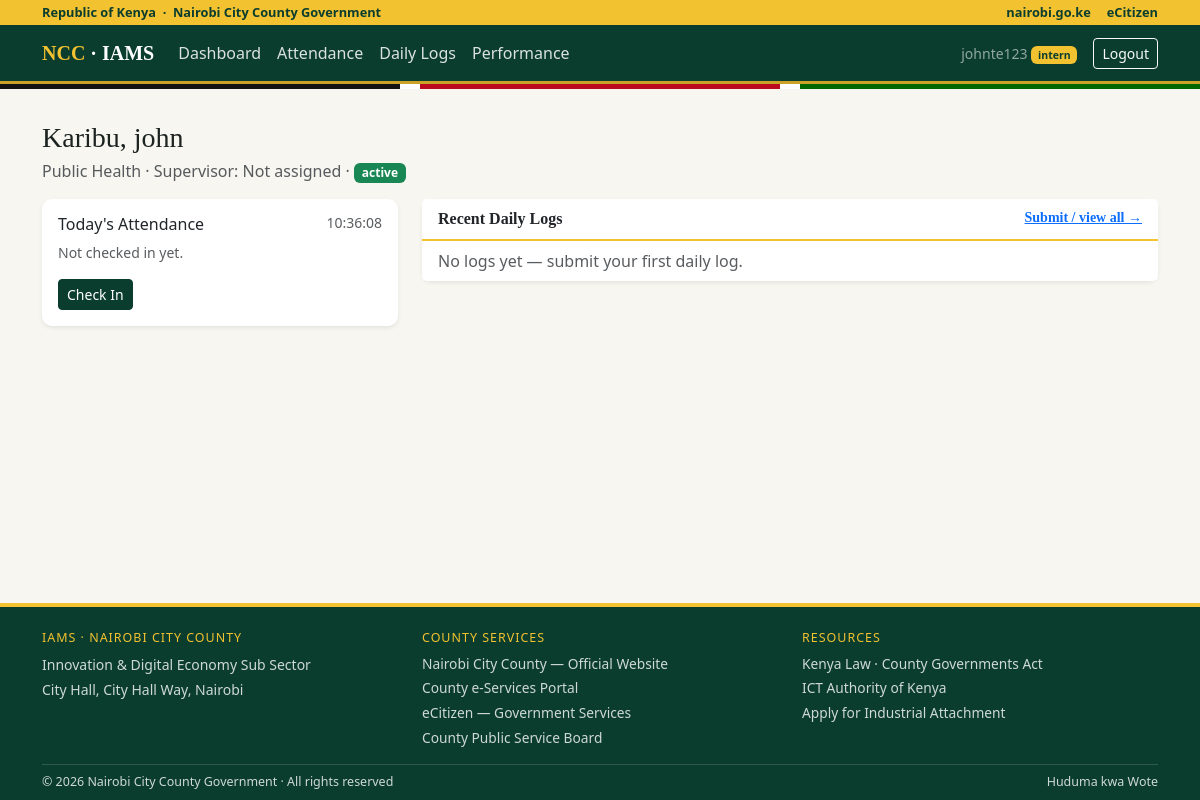
Page /intern (signed in) on the committed database.
### app.py (models this page shows, shortened)
class User(UserMixin, db.Model):
    id = db.Column(db.Integer, primary_key=True)
    username = db.Column(db.String(80), unique=True, nullable=False)
    password_hash = db.Column(db.String(255), nullable=False)
    role = db.Column(db.String(20), nullable=False)  # admin | supervisor | intern
    intern_id = db.Column(db.Integer, db.ForeignKey("intern.id"))
    supervisor_id = db.Column(db.Integer, db.ForeignKey("supervisor.id"))
    intern = db.relationship("Intern", foreign_keys=[intern_id])
    supervisor = db.relationship("Supervisor", foreign_keys=[supervisor_id])

class Intern(db.Model):
    id = db.Column(db.Integer, primary_key=True)
    full_name = db.Column(db.String(120), nullable=False)
    admission_number = db.Column(db.String(40), unique=True, nullable=False)
    phone = db.Column(db.String(30))
    university = db.Column(db.String(120))
    course = db.Column(db.String(120))
    department_id = db.Column(db.Integer, db.ForeignKey("department.id"))
    supervisor_id = db.Column(db.Integer, db.ForeignKey("supervisor.id"))
    start_date = db.Column(db.Date, default=date.today)
    end_date = db.Column(db.Date)
    status = db.Column(db.String(20), default="active")  # active | completed | terminated
    department = db.relationship("Department")
    supervisor = db.relationship("Supervisor")
    attendance = db.relationship("Attendance", backref="intern", cascade="all, delete-orphan")
    logs = db.relationship("DailyLog", backref="intern", cascade="all, delete-orphan")
    evaluations = db.relationship("Performance", backref="intern", cascade="all, delete-orphan")
    certificate = db.relationship("Certificate", backref="intern", uselist=False, cascade="all, delete-orphan")

class Department(db.Model):
    id = db.Column(db.Integer, primary_key=True)
    name = db.Column(db.String(120), unique=True, nullable=False)
    hod_name = db.Column(db.String(120))
    location = db.Column(db.String(120))

### app.py (the view)
@app.route("/intern")
@role_required("intern")
def intern_dashboard():
    intern = me()
    today = Attendance.query.filter_by(intern_id=intern.id, date=date.today()).first()
    recent = sorted(intern.logs, key=lambda x: x.log_date, reverse=True)[:5]
    return render_template("intern_dashboard.html", intern=intern, today=today, recent=recent)

### app.py (called while the page is built)
@login_manager.user_loader
def load_user(user_id):
    return db.session.get(User, int(user_id))

def role_required(*roles):
    def wrapper(fn):
        @wraps(fn)
        def decorated(*args, **kwargs):
            if not current_user.is_authenticated:
                return redirect(url_for("login"))
            if current_user.role not in roles:
                abort(403)
            return fn(*args, **kwargs)
        return decorated
    return wrapper

@app.context_processor
def inject_badges():
    pending_apps = 0
    if current_user.is_authenticated and current_user.role == "admin":
        pending_apps = Application.query.filter_by(status="pending").count()
    return {"pending_applications": pending_apps}

def me():
    return db.session.get(Intern, current_user.intern_id)

### templates/intern_dashboard.html (shortened to what this page needs)
{% extends "base.html" %}
{% block content %}
<h3 class="mb-1">Karibu, {{ intern.full_name.split()[0] }}</h3>
<p class="text-muted">{{ intern.department.name if intern.department else 'Unassigned' }} ·
  Supervisor: {{ intern.supervisor.full_name if intern.supervisor else 'Not assigned' }} ·
  <span class="badge bg-{{ 'success' if intern.status=='active' else 'primary' }}">{{ intern.status }}</span></p>
<div class="row g-4">
  <div class="col-md-4"><div class="card shadow-sm"><div class="card-body">
    <h6 class="d-flex justify-content-between">Today's Attendance <span id="clock" class="text-muted fw-normal small"></span></h6>
    {% if not today %}<p class="text-muted small">Not checked in yet.</p>
      <form method="post" action="{{ url_for('intern_check_in') }}"><button class="btn btn-ncc btn-sm">Check In</button></form>
    {% elif not today.check_out %}<p class="small">Checked in at <strong>{{ today.check_in }}</strong> ({{ today.status }})</p>
      <form method="post" action="{{ url_for('intern_check_out') }}"><button class="btn btn-outline-dark btn-sm">Check Out</button></form>
    {% else %}<p class="small mb-0">Done: {{ today.check_in }}–{{ today.check_out }} ({{ today.status }})</p>{% endif %}
  </div></div>
  </div>
  <div class="col-md-8"><div class="card shadow-sm">
    <div class="card-header d-flex justify-content-between">Recent Daily Logs
      <a class="small" href="{{ url_for('intern_logs') }}">Submit / view all →</a></div>
    <ul class="list-group list-group-flush">
      {% for log in recent %}<li class="list-group-item"><strong>{{ log.log_date }}</strong>
        {% if log.reviewed %}<span class="badge bg-success">reviewed</span>{% else %}<span class="badge bg-warning text-dark">pending</span>{% endif %}
        <div class="small">{{ log.activities }}</div>
        {% if log.supervisor_comment %}<div class="small text-success">Supervisor: {{ log.supervisor_comment }}</div>{% endif %}</li>
      {% else %}<li class="list-group-item text-muted">No logs yet — submit your first daily log.</li>{% endfor %}</ul></div></div>
</div>
{% endblock %}

### templates/base.html (shortened to what this page needs)
<!DOCTYPE html>
<html lang="en">
<head>
  <link href="https://cdn.jsdelivr.net/npm/bootstrap@5.3.3/dist/css/bootstrap.min.css" rel="stylesheet">
  <link href="{{ url_for('static', filename='style.css') }}" rel="stylesheet">
</head>
<body>
<div class="gold-ribbon">
  <div class="container d-flex justify-content-between align-items-center">
    <span>Republic of Kenya &nbsp;·&nbsp; Nairobi City County Government</span>
    <span class="d-none d-md-flex gap-3">
      <a href="https://nairobi.go.ke" target="_blank" rel="noopener">nairobi.go.ke</a>
      <a href="https://ecitizen.go.ke" target="_blank" rel="noopener">eCitizen</a>
    </span>
  </div>
</div>
<nav class="navbar navbar-expand-lg navbar-dark ncc-navbar">
  <div class="container">
    <a class="navbar-brand fw-bold" href="{{ url_for('index') }}"><span class="text-gold">NCC</span> · IAMS</a>
    <div class="collapse navbar-collapse" id="nav">
      {% if current_user.is_authenticated %}
      <ul class="navbar-nav me-auto">
        {% if current_user.role == 'admin' %}
          <li class="nav-item"><a class="nav-link" href="{{ url_for('admin_dashboard') }}">Dashboard</a></li>
          <li class="nav-item"><a class="nav-link" href="{{ url_for('admin_applications') }}">Applications
            {% if pending_applications %}<span class="badge bg-gold ms-1">{{ pending_applications }}</span>{% endif %}</a></li>
          <li class="nav-item"><a class="nav-link" href="{{ url_for('admin_interns') }}">Interns</a></li>
          <li class="nav-item"><a class="nav-link" href="{{ url_for('admin_supervisors') }}">Supervisors</a></li>
          <li class="nav-item"><a class="nav-link" href="{{ url_for('admin_departments') }}">Departments</a></li>
          <li class="nav-item"><a class="nav-link" href="{{ url_for('admin_certificates') }}">Certificates</a></li>
          <li class="nav-item"><a class="nav-link" href="{{ url_for('admin_reports') }}">Reports</a></li>
        {% elif current_user.role == 'intern' %}
          <li class="nav-item"><a class="nav-link" href="{{ url_for('intern_dashboard') }}">Dashboard</a></li>
          <li class="nav-item"><a class="nav-link" href="{{ url_for('intern_attendance') }}">Attendance</a></li>
          <li class="nav-item"><a class="nav-link" href="{{ url_for('intern_logs') }}">Daily Logs</a></li>
          <li class="nav-item"><a class="nav-link" href="{{ url_for('intern_performance') }}">Performance</a></li>
        {% endif %}
      </ul>
      <span class="navbar-text me-3 small">{{ current_user.username }}
        <span class="badge bg-gold">{{ current_user.role }}</span></span>
      <a class="btn btn-outline-light btn-sm" href="{{ url_for('logout') }}">Logout</a>
      {% else %}
      <div class="ms-auto d-flex gap-2">
        <a class="btn btn-outline-light btn-sm" href="{{ url_for('login') }}">Login</a>
        <a class="btn btn-gold btn-sm" href="{{ url_for('apply') }}">Apply for Attachment</a>
      </div>
      {% endif %}
    </div>
  </div>
</nav>
<div class="flag-strip"></div>
<div class="container pt-3">
</div>
<main class="container py-3">{% block content %}{% endblock %}</main>
<footer class="ncc-footer pt-4">
  <div class="container">
    <div class="row g-4 pb-3">
      <div class="col-md-4">
        <h6>IAMS · Nairobi City County</h6>
        <p class="small mb-1">Innovation &amp; Digital Economy Sub Sector</p>
        <p class="small mb-0">City Hall, City Hall Way, Nairobi</p>
      </div>
      <div class="col-md-4">
        <h6>County Services</h6>
        <div class="d-flex flex-column gap-1">
          <a href="https://nairobi.go.ke" target="_blank" rel="noopener">Nairobi City County — Official Website</a>
          <a href="https://nairobiservices.go.ke" target="_blank" rel="noopener">County e-Services Portal</a>
          <a href="https://ecitizen.go.ke" target="_blank" rel="noopener">eCitizen — Government Services</a>
          <a href="https://cpsb.nairobi.go.ke" target="_blank" rel="noopener">County Public Service Board</a>
        </div>
      </div>
      <div class="col-md-4">
        <h6>Resources</h6>
        <div class="d-flex flex-column gap-1">
          <a href="https://www.kenyalaw.org" target="_blank" rel="noopener">Kenya Law · County Governments Act</a>
          <a href="https://icta.go.ke" target="_blank" rel="noopener">ICT Authority of Kenya</a>
          <a href="{{ url_for('apply') }}">Apply for Industrial Attachment</a>
        </div>
      </div>
    </div>
    <div class="bottom-bar py-2 d-flex justify-content-between flex-wrap gap-2">
      <span>© 2026 Nairobi City County Government · All rights reserved</span>
      <span>Huduma kwa Wote</span>
    </div>
  </div>
</footer>
</body>
</html>

### static/style.css (style rules this page uses)
:root { --green:#0b3d2e;--green2:#10513d;--gold:#f2c230;--gold2:#c9a227;--paper:#f7f6f1; }
body { background:var(--paper);color:#1c2321;display:flex;flex-direction:column;min-height:100vh;font-family:system-ui,-apple-system,"Segoe UI",Roboto,sans-serif; }
main { flex:1; }
h1,h2,h3,h4,h5,.navbar-brand { font-family:Georgia,"Times New Roman",serif; }
.gold-ribbon { background:var(--gold);color:var(--green);font-size:.8rem;font-weight:600;padding:3px 0; }
.gold-ribbon a { color:var(--green);text-decoration:none; }
.ncc-navbar { background:var(--green);border-bottom:3px solid var(--gold2); }
.ncc-navbar .nav-link { color:rgba(255,255,255,.85); }
.flag-strip { height:5px;background:linear-gradient(to right,#141414 0 33.3%,#fff 33.3% 35%,#bb0a1e 35% 65%,#fff 65% 66.7%,#006600 66.7% 100%); }
.text-gold { color:var(--gold); }
.btn-ncc { background:var(--green);color:#fff;border:1px solid var(--green); }
.card { border:none;border-radius:10px; }
.card-header { background:#fff;border-bottom:2px solid var(--gold);font-weight:600;font-family:Georgia,serif; }
.badge.bg-gold { background:var(--gold);color:var(--green); }
.ncc-footer { background:var(--green);color:rgba(255,255,255,.8);border-top:4px solid var(--gold);margin-top:2rem; }
.ncc-footer h6 { color:var(--gold);text-transform:uppercase;letter-spacing:.08em;font-size:.78rem;font-family:system-ui,sans-serif; }
.ncc-footer a { color:rgba(255,255,255,.8);text-decoration:none;font-size:.86rem; }
.ncc-footer .bottom-bar { border-top:1px solid rgba(255,255,255,.15);font-size:.78rem; }

### rows in the picture
User: username "johnte123", role "intern"
Intern: full_name "john", status "active"
Department: department "Public Health"

### other values in the picture
{{ intern.supervisor.full_name if intern.supervisor else 'Not assigned' }} "Not assigned"
